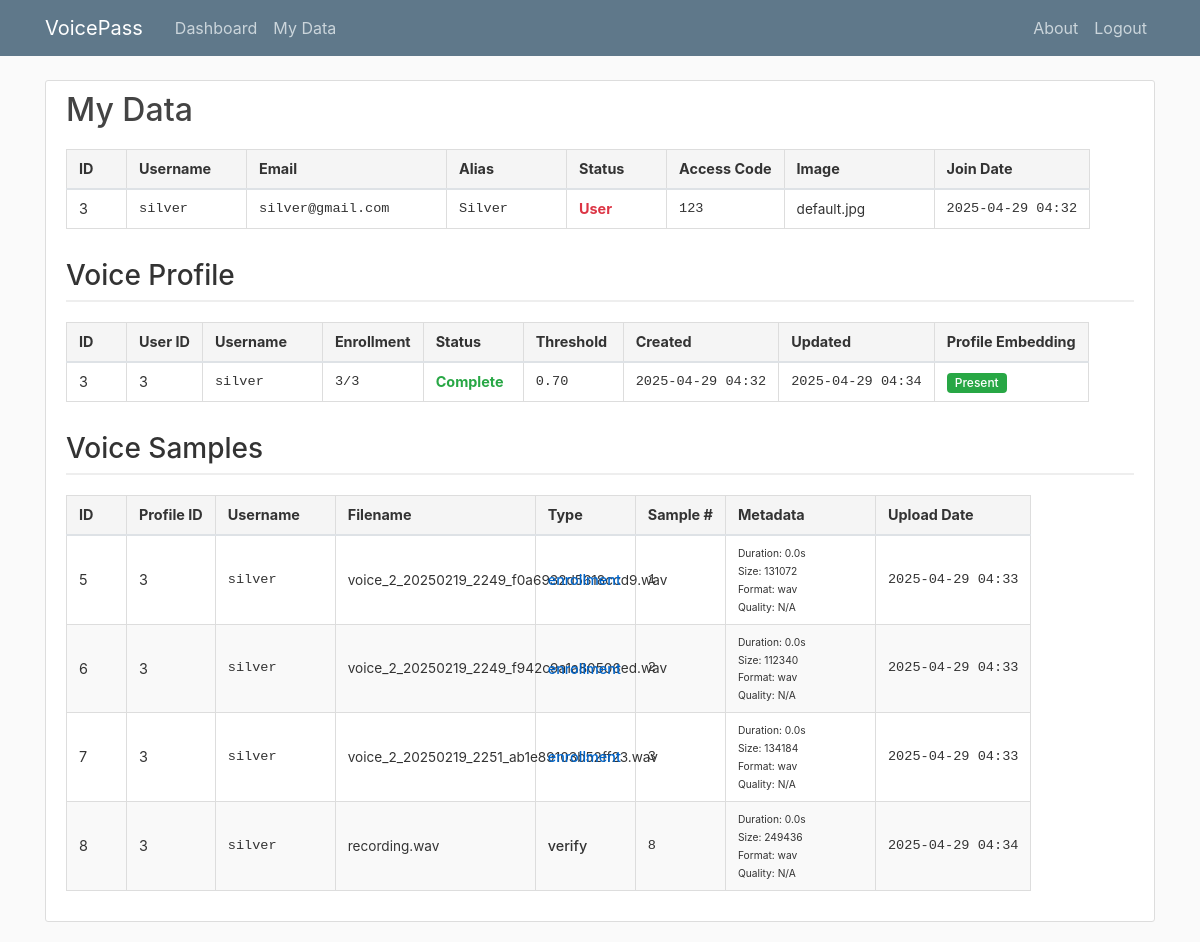
Screenshot of /debug/db (signed in) with the database file from the repository.
### web_app/models/models.py (models this page shows, shortened)
class User(db.Model, UserMixin, DateFormatterMixin):
    __tablename__ = 'user'
    id = db.Column(db.Integer, primary_key=True)
    email = db.Column(db.String(120), unique=True, nullable=False)
    password = db.Column(db.String(60), nullable=False)
    username = db.Column(db.String(20), unique=True, nullable=False)
    alias = db.Column(db.String(50))
    access_code = db.Column(db.Integer)
    image_file = db.Column(db.String(20), nullable=False, default='default.jpg')
    date_join = db.Column(db.DateTime, nullable=False, default = datetime.utcnow)
    is_admin = db.Column(db.Boolean, default=False, nullable=False)
    voice_profile = db.relationship('UserVoiceProfile', backref='user', uselist=False, cascade='all, delete-orphan')
    voice_samples = db.relationship('VoiceSample', backref='user',
                                    secondary='user_voice_profile',
                                    viewonly=True)

class UserVoiceProfile(db.Model, DateFormatterMixin):
    __tablename__ = 'user_voice_profile'
    id = db.Column(db.Integer, primary_key=True)
    user_id = db.Column(db.Integer, db.ForeignKey('user.id'), nullable=False)
    date_create = db.Column(db.DateTime, nullable=False, default=datetime.utcnow)
    last_update = db.Column(db.DateTime, nullable=False, default=datetime.utcnow)
    is_complete = db.Column(db.Boolean, default=False, nullable=False)
    enrollment_samples_count = db.Column(db.Integer, default=0, nullable=False)
    profile_embedding = db.Column(db.LargeBinary, default=None, nullable=True)
    verification_threshold = db.Column(db.Float, default=0.7)
    samples = db.relationship('VoiceSample', backref='profile', cascade='all, delete-orphan')
    def get_profile_embedding(self):
        if self.profile_embedding:
            return np.frombuffer(self.profile_embedding, dtype=np.float32)
        return None

class VoiceSample(db.Model, DateFormatterMixin):
    __tablename__ = 'voice_sample'
    id = db.Column(db.Integer, primary_key=True)
    profile_id = db.Column(db.Integer, db.ForeignKey('user_voice_profile.id'), nullable=False)
    filename = db.Column(db.String(100), nullable=False)
    file_path = db.Column(db.String(255), nullable=False)
    date_upload = db.Column(db.DateTime, nullable=False, default = datetime.utcnow)
    sample_number = db.Column(db.Integer, nullable=False)
    sample_duration = db.Column(db.Float)
    sample_size = db.Column(db.Integer)
    sample_format = db.Column(db.String(10))
    sample_quality_score = db.Column(db.Float)
    sample_type = db.Column(db.String(20), nullable=False)
    embedding = db.Column(db.LargeBinary, default=None, nullable=True)
    def get_embedding(self):
        if self.embedding is not None:
            return np.frombuffer(self.embedding, dtype=np.float32)
        return None

### web_app/main/routes.py (the view)
@main.route('/debug/db')
def debug_database():
    data = {
        'users': [],
        'voices': [],
        'profiles': []
    }
    users = User.query.all()
    for user in users:
        user_data = {
            'id': user.id,
            'username': user.username,
            'email': user.email,
            'alias': user.alias,
            'is_admin': user.is_admin,
            'access_code': user.access_code,
            'image_file': user.image_file,
            'date_join': user.format_date_join()  # Use the mixin method
        }
        data['users'].append(user_data)
    profiles = UserVoiceProfile.query.all()
    for profile in profiles:
        user = User.query.get(profile.user_id)
        profile_data = {
            'id': profile.id,
            'user_id': profile.user_id,
            'username': user.username if user else 'N/A',
            'date_create': profile.format_date_create(),  # Use the mixin method
            'last_update': profile.format_last_update(),  # Use the mixin method
            'enrollment_samples_count': profile.enrollment_samples_count,
            'is_complete': profile.is_complete,
            'verification_threshold': profile.verification_threshold,
            'embedding': profile.get_profile_embedding()
        }
        data['profiles'].append(profile_data)
    voices = VoiceSample.query.all()
    for voice in voices:
        profile = UserVoiceProfile.query.get(voice.profile_id)
        user = User.query.get(profile.user_id) if profile else None
        voice_data = {
            'id': voice.id,
            'profile_id': voice.profile_id,
            'username': user.username if user else 'N/A',
            'filename': voice.filename,
            'file_path': voice.file_path,
            'sample_type': voice.sample_type,
            'sample_number': voice.sample_number,
            'sample_duration': voice.sample_duration,
            'sample_size': voice.sample_size,
            'sample_format': voice.sample_format,
            'sample_quality_score': voice.sample_quality_score,
            'embedding': voice.get_embedding(),
            'date_upload': voice.format_date_upload()  # Use the mixin method
        }
        data['voices'].append(voice_data)
    return render_template('db.html', data=data, hide_right_nav=True)

### web_app/templates/db.html (shortened to what this page needs)
{% extends "layout.html" %}
{% block content %}
<div class="content-section">
    {% if current_user.is_admin %}
        <h2>Admin Database View</h2>
    {% else %}
        <h2>My Data</h2>
    {% endif %}
    <table class="table">
        <thead>
            <tr>
                <th class="col-id">ID</th>
                <th class="col-username">Username</th>
                <th class="col-email">Email</th>
                <th class="col-alias">Alias</th>
                <th class="col-admin">Status</th>
                <th class="col-access">Access Code</th>
                <th class="col-image">Image</th>
                <th class="col-date">Join Date</th>
            </tr>
        </thead>
        <tbody>
            {% if current_user.is_admin %}
                {% for user in data.users %}
                <tr>
                    <td>{{ user.id }}</td>
                    <td class="monospace-cell">{{ user.username }}</td>
                    <td class="monospace-cell">{{ user.email }}</td>
                    <td class="monospace-cell">{{ user.alias or 'N/A' }}</td>
                    <td class="status-cell {{ 'complete' if user.is_admin else 'incomplete' }}">
                        {{ "Admin" if user.is_admin else "User" }}
                    </td>
                    <td class="monospace-cell">{{ user.access_code or 'N/A' }}</td>
                    <td class="path-cell">
                        <div class="path-wrapper">{{ user.image_file }}</div>
                    </td>
                    <td class="monospace-cell">{{ user.date_join }}</td>
                </tr>
                {% endfor %}
            {% else %}
                {% for user in data.users %}
                    {% if user.id == current_user.id %}
                    <tr>
                        <td>{{ user.id }}</td>
                        <td class="monospace-cell">{{ user.username }}</td>
                        <td class="monospace-cell">{{ user.email }}</td>
                        <td class="monospace-cell">{{ user.alias or 'N/A' }}</td>
                        <td class="status-cell {{ 'complete' if user.is_admin else 'incomplete' }}">
                            {{ "Admin" if user.is_admin else "User" }}
                        </td>
                        <td class="monospace-cell">{{ user.access_code or 'N/A' }}</td>
                        <td class="path-cell">
                            <div class="path-wrapper">{{ user.image_file }}</div>
                        </td>
                        <td class="monospace-cell">{{ user.date_join }}</td>
                    </tr>
                    {% endif %}
                {% endfor %}
            {% endif %}
        </tbody>
    </table>
    <h3>Voice Profile</h3>
    <table class="table">
        <thead>
            <tr>
                <th class="col-id">ID</th>
                <th class="col-id">User ID</th>
                <th class="col-username">Username</th>
                <th class="col-samples">Enrollment</th>
                <th class="col-status">Status</th>
                <th class="col-threshold">Threshold</th>
                <th class="col-date">Created</th>
                <th class="col-date">Updated</th>
                <th class="col-embedding">Profile Embedding</th>
            </tr>
        </thead>
        <tbody>
            {% if current_user.is_admin %}
                {% for profile in data.profiles %}
                <tr>
                    <td>{{ profile.id }}</td>
                    <td>{{ profile.user_id }}</td>
                    <td class="monospace-cell">{{ profile.username }}</td>
                    <td class="monospace-cell">{{ profile.enrollment_samples_count }}/3</td>
                    <td class="status-cell {{ 'complete' if profile.is_complete else 'incomplete' }}">
                        {{ "Complete" if profile.is_complete else "Incomplete" }}
                    </td>
                    <td class="monospace-cell">{{ "%.2f"|format(profile.verification_threshold) }}</td>
                    <td class="monospace-cell">{{ profile.date_create }}</td>
                    <td class="monospace-cell">{{ profile.last_update }}</td>
                    <td class="path-cell">
                        {% if profile.embedding is not none %}
                            <span class="badge bg-success">Present</span>
                        {% else %}
                            <span class="badge bg-secondary">Not Set</span>
                        {% endif %}
                    </td>
                </tr>
                {% endfor %}
            {% else %}
                {% for profile in data.profiles %}
                    {% if profile.user_id == current_user.id %}
                    <tr>
                        <td>{{ profile.id }}</td>
                        <td>{{ profile.user_id }}</td>
                        <td class="monospace-cell">{{ profile.username }}</td>
                        <td class="monospace-cell">{{ profile.enrollment_samples_count }}/3</td>
                        <td class="status-cell {{ 'complete' if profile.is_complete else 'incomplete' }}">
                            {{ "Complete" if profile.is_complete else "Incomplete" }}
                        </td>
                        <td class="monospace-cell">{{ "%.2f"|format(profile.verification_threshold) }}</td>
                        <td class="monospace-cell">{{ profile.date_create }}</td>
                        <td class="monospace-cell">{{ profile.last_update }}</td>
                        <td class="path-cell">
                            {% if profile.embedding is not none %}
                                <span class="badge bg-success">Present</span>
                            {% else %}
                                <span class="badge bg-secondary">Not Set</span>
                            {% endif %}
                        </td>
                    </tr>
                    {% endif %}
                {% endfor %}
            {% endif %}
        </tbody>
    </table>
    <h3>Voice Samples</h3>
    <table class="table">
        <thead>
            <tr>
                <th class="col-id">ID</th>
                <th class="col-id">Profile ID</th>
                <th class="col-username">Username</th>
                <th class="col-filename">Filename</th>
                <th class="col-type">Type</th>
                <th class="col-number">Sample #</th>
                <th class="col-metadata">Metadata</th>
                <th class="col-date">Upload Date</th>
            </tr>
        </thead>
        <tbody>
            {% if current_user.is_admin %}
                {% for voice in data.voices %}
                <tr>
                    <td>{{ voice.id }}</td>
                    <td>{{ voice.profile_id }}</td>
                    <td class="monospace-cell">{{ voice.username }}</td>
                    <td class="path-cell">
                        <div class="path-wrapper">{{ voice.filename }}</div>
                    </td>
                    <td class="type-cell {{ voice.sample_type }}">{{ voice.sample_type }}</td>
                    <td class="monospace-cell">{{ voice.sample_number }}</td>
                    <td class="metadata-cell">
                        <small>
                            Duration: {{ "%.1f"|format(voice.sample_duration or 0) }}s<br>
                            Size: {{ voice.sample_size|default('N/A') }}<br>
                            Format: {{ voice.sample_format|default('N/A') }}<br>
                            Quality: {{ "%.2f"|format(voice.sample_quality_score) if voice.sample_quality_score else 'N/A' }}
                        </small>
                    </td>
                    <td class="monospace-cell">{{ voice.date_upload }}</td>
                    <!-- <td class="actions-cell">
                        <button class="btn btn-sm btn-primary play-audio" data-path="{{ voice.file_path }}">
                            <i class="fas fa-play"></i>
                        </button>
                    </td> -->
                </tr>
                {% endfor %}
            {% else %}
                {% for voice in data.voices %}
                    {% if voice.username == current_user.username %}
                    <tr>
                        <td>{{ voice.id }}</td>
                        <td>{{ voice.profile_id }}</td>
                        <td class="monospace-cell">{{ voice.username }}</td>
                        <td class="path-cell">
                            <div class="path-wrapper">{{ voice.filename }}</div>
                        </td>
                        <td class="type-cell {{ voice.sample_type }}">{{ voice.sample_type }}</td>
                        <td class="monospace-cell">{{ voice.sample_number }}</td>
                        <td class="metadata-cell">
                            <small>
                                Duration: {{ "%.1f"|format(voice.sample_duration or 0) }}s<br>
                                Size: {{ voice.sample_size|default('N/A') }}<br>
                                Format: {{ voice.sample_format|default('N/A') }}<br>
                                Quality: {{ "%.2f"|format(voice.sample_quality_score) if voice.sample_quality_score else 'N/A' }}
                            </small>
                        </td>
                        <td class="monospace-cell">{{ voice.date_upload }}</td>
                    </tr>
                    {% endif %}
                {% endfor %}
            {% endif %}
        </tbody>
    </table>
</div>
{% endblock content %}

### rows the page displays
User: id "3", username "silver", email "silver@gmail.com", alias "Silver", is_admin "User", access_code "123", image_file "default.jpg", date_join "2025-04-29 04:32", username "silver"
UserVoiceProfile: verification_threshold "0.70"
VoiceSample: id "5", profile_id "3", username "silver", filename "voice_2_20250219_2249_f0a6932d5618ccd9.wav", sample_type "enrollment", sample_number "1", sample_duration "0.0", sample_size "131072", sample_format "wav", sample_quality_score "N/A", date_upload "2025-04-29 04:33"
VoiceSample: id "6", profile_id "3", username "silver", filename "voice_2_20250219_2249_f942c9a1a80506ed.wav", sample_type "enrollment", sample_number "2", sample_duration "0.0", sample_size "112340", sample_format "wav", sample_quality_score "N/A", date_upload "2025-04-29 04:33"
VoiceSample: id "7", profile_id "3", username "silver", filename "voice_2_20250219_2251_ab1e89103b52ff23.wav", sample_type "enrollment", sample_number "3", sample_duration "0.0", sample_size "134184", sample_format "wav", sample_quality_score "N/A", date_upload "2025-04-29 04:33"
VoiceSample: id "8", profile_id "3", username "silver", filename "recording.wav", sample_type "verify", sample_number "8", sample_duration "0.0", sample_size "249436", sample_format "wav", sample_quality_score "N/A", date_upload "2025-04-29 04:34"

### other values shown
{{ profile.id }} "3"
{{ profile.user_id }} "3"
{{ profile.enrollment_samples_count }} "3"
{{ "Complete" if profile.is_complete else "Incomplete" }} "Complete"
{{ profile.date_create }} "2025-04-29 04:32"
{{ profile.last_update }} "2025-04-29 04:34"
